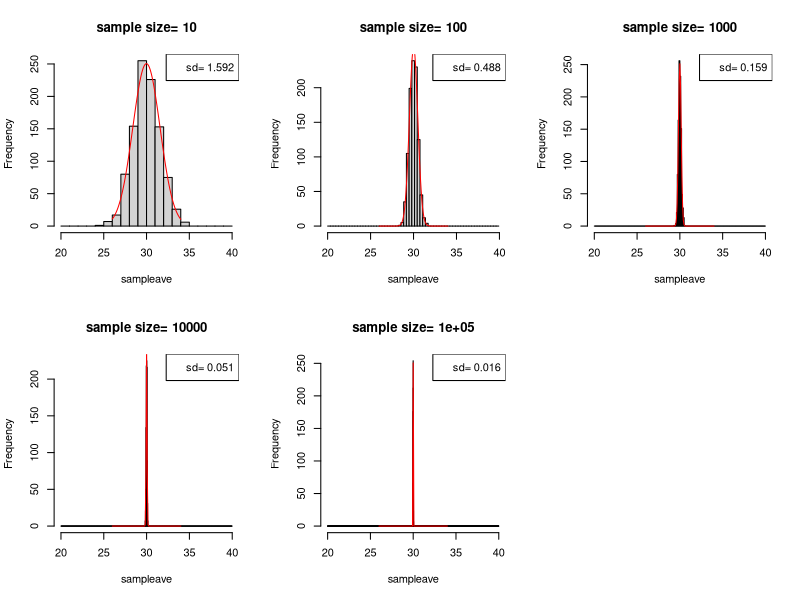

Here is the R script that generated this plot:
#中心極限定理を確認しよう。

#母集団は平均30 分散25　の正規分布
#n=10,100,1000,10000,100000のサンプルをそれぞれ1000回抽出する。
#当たり前だが1000回標本抽出すると、標本平均は1000個できる。
#標本平均の分布をヒストグラムにした。
par(mfrow = c(2,3))

for (j in 1:5){
  size=10^j
  sampleave<-c()
  samplevar<-c()
  samplevar2<-c()
  for (i in 1:1000){
    sample<-rnorm(size,30,5)
    ave<-mean(sample)
    sampleave[i]<-ave
    var<-sum((sample-ave)^2)/size
    var2<-sum((sample-ave)^2)/(size-1)
    samplevar[i]<-var
    samplevar2[i]<-var2
  }
  mean(sampleave)
  mean(samplevar)
  mean(samplevar2)
  name<-paste("sample size=",10^j)
  hist(sampleave,seq(20,40,1/sqrt(10^(j-1))),main=name)
  legend("topright",paste("sd=",round(sd(sampleave),3)))
  #正規分布を決めるのは平均（期待値）とsd
  mean(sampleave)
  hoge<-function(x){1000*(1/sqrt(10^(j-1)))*dnorm(x,mean(sampleave),sd(sampleave))}
  curve(hoge,from=26,to=34,add=TRUE,col="red") #正規分布のグラフを重ねて描く
}
